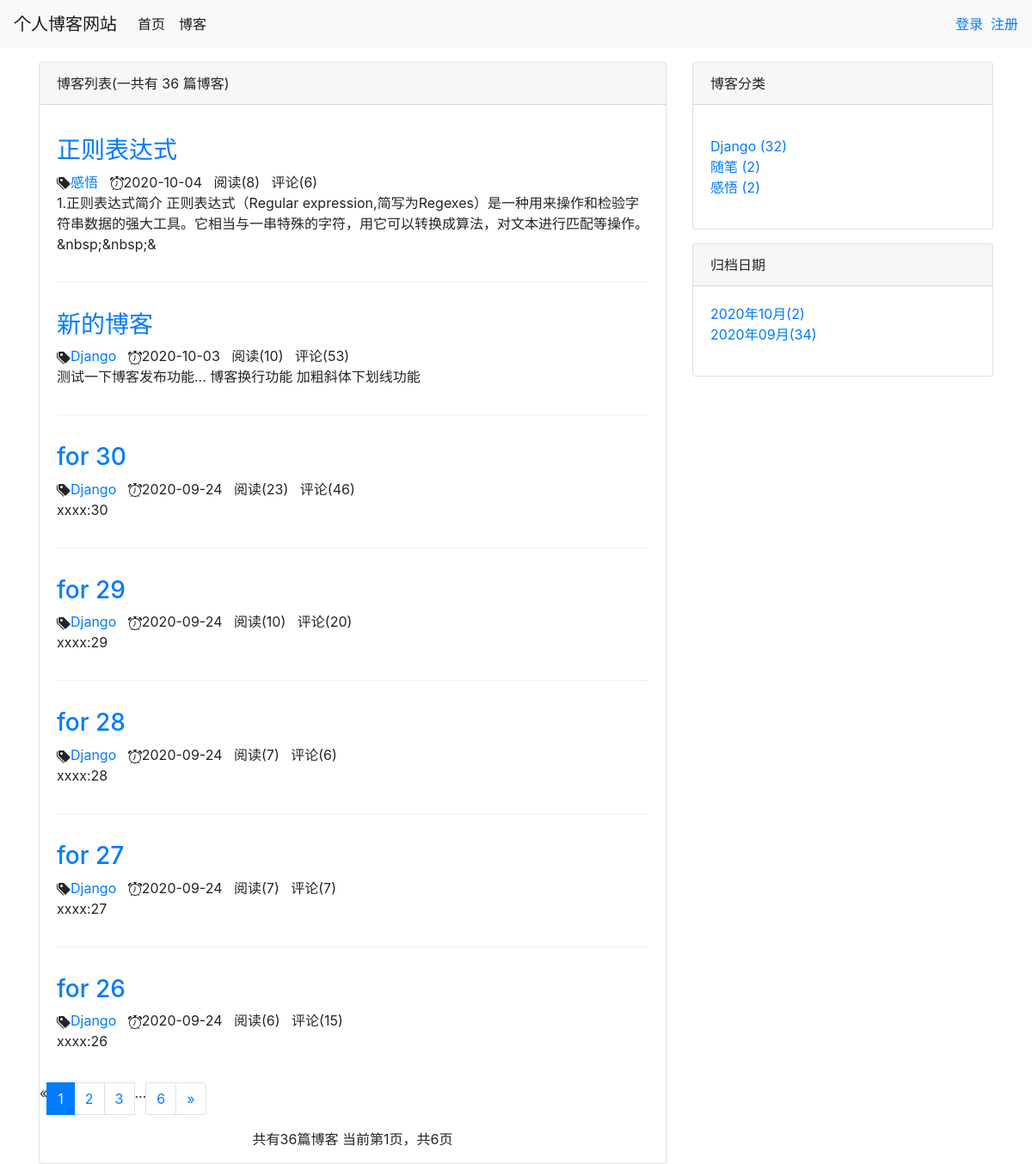
Screenshot of /blog/ with the database file from the repository.
### blog/models.py (models this page shows, shortened)
class Blog(models.Model, ReadNumExpandMethod):
    title = models.CharField(max_length=50)
    blog_type = models.ForeignKey(BlogType, on_delete=models.CASCADE)
    content = RichTextUploadingField()
    author = models.ForeignKey(User, on_delete=models.CASCADE)
    read_details = GenericRelation(ReadDetail)
    created_time = models.DateTimeField(auto_now_add=True)
    last_updated_time = models.DateTimeField(auto_now=True)
    class Meta:
        ordering = ['-created_time']

class BlogType(models.Model):
    type_name = models.CharField(max_length=15)
    def __str__(self):
        return self.type_name

### read_statistics/models.py (models this page shows)
class ReadNum(models.Model):
    read_num = models.IntegerField(default=0)
    content_type = models.ForeignKey(ContentType, on_delete=models.CASCADE)
    object_id = models.PositiveIntegerField()
    content_object = GenericForeignKey('content_type', 'object_id')

### blog/views.py (the view)
# urls.py: path('', views.blog_list, name='blog_list'),
def blog_list(request):
    blogs_all_list = Blog.objects.all()
    context = get_blog_list_common_data(request, blogs_all_list)
    return render(request, 'blog/blog_list.html', context)

### comment/templatetags/comment_tags.py (called while the page is built)
@register.simple_tag
def get_comment_count(obj):
    content_type = ContentType.objects.get_for_model(obj)
    return Comment.objects.filter(content_type=content_type, object_id=obj.pk).count()

### read_statistics/models.py (called while the page is built)
    def get_read_num(self):
        try:
            ct = ContentType.objects.get_for_model(self)
            readnum = ReadNum.objects.get(content_type=ct, object_id=self.pk)
            return readnum.read_num
        except exceptions.ObjectDoesNotExist:
            return 0

### user/context_processors.py (called while the page is built)
def login_modal_form(request):
    return {'login_modal_form': LoginForm()}

### blog/templates/blog/blog_list.html (shortened to what this page needs)
{% extends 'base.html'%}
{% load static %}
{% load comment_tags %}
{% block header_extends %}
<link rel="stylesheet" href="{% static 'blog/blog.css' %}" >
{% endblock %}
{% block content %}
    <div class="container">
        <div class="row">
            <div class="col-sm-8 col-md-8">
                <div class="card">
                    <div class="card-header">
                            {% block blog_list_title %}博客列表(一共有 {{page_of_blogs.paginator.count}} 篇博客)
                            {%endblock%}
                    </div>
                    <div class="card-body">
                        <p class="card-text">
                            <ul style="list-style-type:none;">
                                {% for blog in page_of_blogs.object_list %}
                                <div class="blog">
                                    <h3><a href="{% url 'blog_detail' blog.pk %}">{{ blog.title }}</h3></a>
                                    <p class="blog-info">
                                        <a href="{% url 'blogs_with_type' blog.blog_type.pk%}">{{blog.blog_type}}</a>&nbsp;&nbsp;
                                        {{blog.created_time|date:"Y-m-d"}}&nbsp;&nbsp;
                                        阅读({{ blog.get_read_num }})&nbsp;&nbsp;
                                        评论({% get_comment_count blog %})
                                        </p>
                                    <p> {{ blog.content|striptags|truncatechars:120 }} </p>
                    </div>
                                {% empty %}
                                    <p>暂无博客，敬请期待</p>
                                {% endfor %}
                            </ul>
                        </p>
                    </div>
                <div class = 'paginator'>
                    <ul class="pagination">
                    <li class="page-item">
                        {% if page_of_blogs.has_previous %}
                           <a class="page-link" href="?page={{page_of_blogs.previous_page_number}}" aria-label="Previous">
                            <span aria-hidden="true">&laquo;</span>
                           </a>
                        {% else %}
                            <span aria-hidden="true">&laquo;</span>
                        {% endif %}
                    </li>
                    {% for page_num in page_range %}
                        {% if page_num == page_of_blogs.number %}
                            <li class="page-item active">
                            <a class="page-link" href="?page={{ page_num }}">{{  page_num }}
                            </a></li>
                        {% else %}
                            {% if page_num == '...' %}
                            <li class="page-item">{{ page_num }}</li>
                            {% else %}
                            <li class="page-item">
                            <a class="page-link" href="?page={{ page_num }}">{{  page_num }}
                            </a></li>
                            {% endif %}
                        {% endif %}
                    {% endfor %}
                    <li class="page-item">
                    {% if page_of_blogs.has_next %}
                       <a class="page-link" href="?page={{page_of_blogs.next_page_number}}" aria-label="Next">
                        <span aria-hidden="true">&raquo;</span>
                       </a>
                    {% else %}
                        <span aria-hidden="true">&raquo;</span>
                    {% endif %}
                    </li>
                    </ul>
                    <p>
                        共有{{page_of_blogs.paginator.count}}篇博客
                        当前第{{page_of_blogs.number}}页，共{{page_of_blogs.paginator.num_pages}}页
                    </p>
                </div>
                </div>
            </div>
            <div class="hidden-xs col-sm-4 col-md-4">
                <div class="card">
                    <div class="card-header">
                        博客分类
                    </div>
                    <div class="card-body">
                        <p class="card-text">
                            <ul class = "blog-types">
                                {% for blog_type in blog_types %}
                                    <li><a href="{%url 'blogs_with_type' blog_type.pk%}">{{blog_type.type_name}}
                                        ({{blog_type.blog_count}})
                                    </a></li>
                                {% empty %}
                                    <li>暂无分类</li>
                                {% endfor %}
                            </ul>
                        </p>
                    </div>
                </div>
                <div class="card">
                    <div class="card-header">归档日期</div>
                    <div class="card-body">
                        <ul style="list-style-type:none;">
                            {% for blog_date,blog_count in blog_dates.items %}
                                <li>
                                    <a href="{%url 'blogs_with_date' blog_date.year blog_date.month%}">
                                        {{blog_date|date:"Y年m月"}}({{blog_count}})
                                    </a>
                                </li>
                            {%endfor%}
                        </ul>
                    </div>
                </div>
            </div>
        </div>
    </div>
{% endblock %}

### static/base.css (style rules this page uses)
body,* { margin:0; padding:0; }
ul { list-style-type:none; }

### blog/static/blog/blog.css (style rules this page uses)
ul.blog-types { list-style-type:none; }
div.blog:not(:last-child) { margin-bottom: 2em; padding-bottom: 1em; border-bottom: 1px solid #eee; }
div.blog h3 { margin-top:0.5em; }
div.blog p.blog-info { margin-bottom:0; }
div.paginator { text-align: center; }
div.paginator { text-align:center; }

### rows the page displays
Blog: title "正则表达式", blog_type "感悟", created_time "2020-10-04", get_read_num "8", id "6", content "1.正则表达式简介 正则表达式（Regular expression,简写为Regexes）是一种用来操作和检验字符串数据的强大工具。它相当与一串特殊的字符，用它可以转换成算法，对文本进行匹配等操作。 &nbsp;&nbsp;&"
Blog: title "新的博客", blog_type "Django", created_time "2020-10-03", get_read_num "10", id "53", content "测试一下博客发布功能... 博客换行功能 加粗斜体下划线功能"
Blog: title "for 30", blog_type "Django", created_time "2020-09-24", get_read_num "23", id "46", content "xxxx:30"
Blog: title "for 29", blog_type "Django", created_time "2020-09-24", get_read_num "10", id "20", content "xxxx:29"
Blog: title "for 28", blog_type "Django", created_time "2020-09-24", get_read_num "7", id "6", content "xxxx:28"
Blog: title "for 27", blog_type "Django", created_time "2020-09-24", get_read_num "7", id "7", content "xxxx:27"
Blog: title "for 26", blog_type "Django", created_time "2020-09-24", get_read_num "6", id "15", content "xxxx:26"
BlogType: type_name "Django", blog_count "32"
BlogType: type_name "随笔", blog_count "2"
BlogType: type_name "感悟", blog_count "2"

### other values shown
{{ page_of_blogs.paginator.count }} "36"
{{ page_num }} "1"
{{ page_num }} "2" "3" "6"
{{ page_num }} "..."
{{ page_of_blogs.number }} "1"
{{ page_of_blogs.paginator.num_pages }} "6"
{{ blog_date|date:"Y年m月" }} "2020年10月" "2020年09月"
{{ blog_count }} "2" "34"
